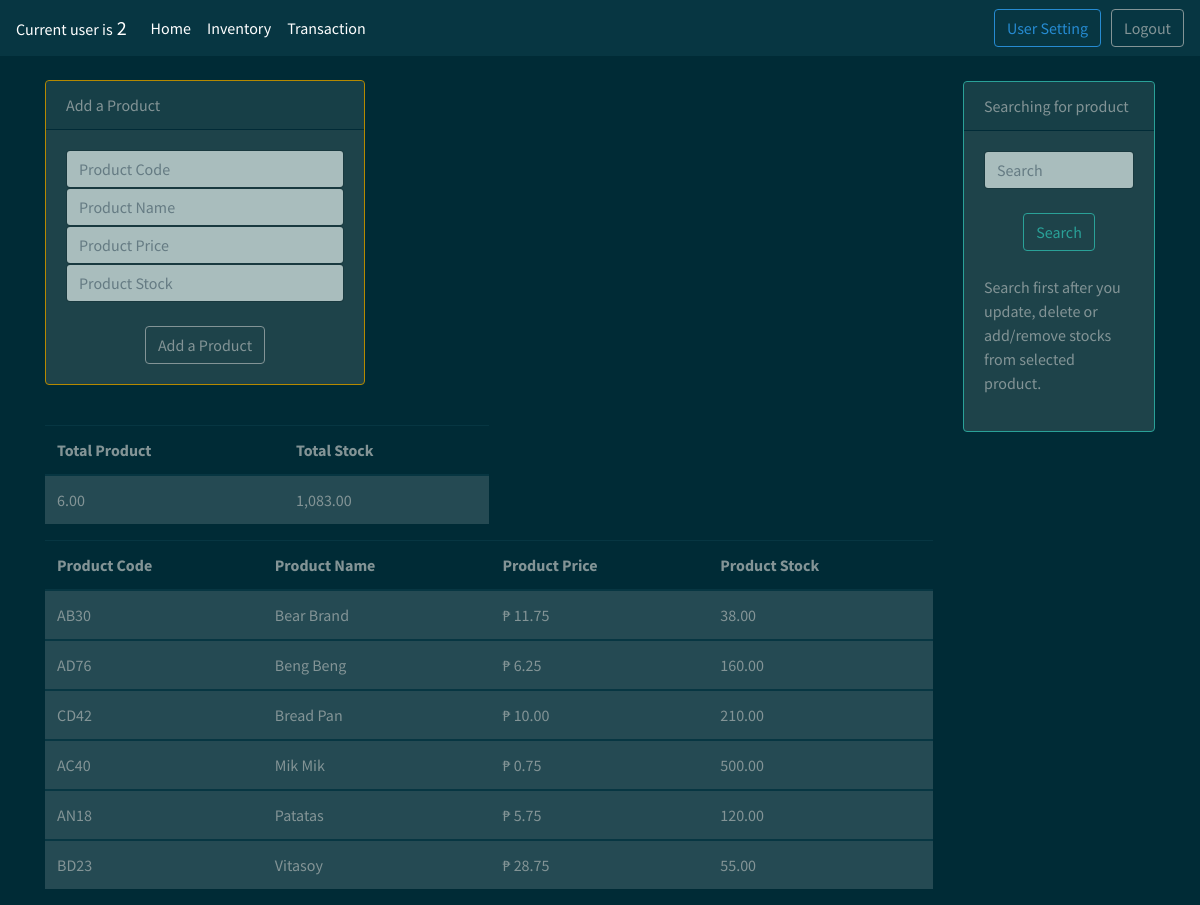
/pages/inventory.php (signed in), run on the app's committed database.
### tables this page shows
CREATE TABLE `tbl_inventory` (
  `id` int(11) NOT NULL,
  `pro_code` varchar(256) NOT NULL,
  `pro_name` varchar(256) NOT NULL,
  `pro_price` double NOT NULL,
  `pro_stock` int(11) NOT NULL
);

### pages/ext/table.inv.php (the view, shortened to what this page needs)
<div class="container">
  <table class="table table-hover" style="width: 40%;">
    <thead>
      <tr>
        <th scope="col">Total Product</th>
        <th scope="col">Total Stock</th>
      </tr>
    </thead>
  <?php
  include_once '../process/dbh.php';
  $sql = "SELECT COUNT(pro_code) AS totalproduct FROM tbl_inventory;";
  $result = mysqli_query($conn,$sql);
  $tproduct =[];
  while ($row = mysqli_fetch_assoc($result))
  {
          $tproduct[] = number_format($row['totalproduct'],2);
  }
  foreach ($tproduct as $tproducts) {
      echo "<tbody>".
        "<tr class='table-active'>".
        "<td>".$tproducts."</td>";
  }
   ?>
   <?php
   $sql = "SELECT SUM(pro_stock) AS totalstock FROM tbl_inventory;";
   $result = mysqli_query($conn,$sql);
  $tstock = [];
   while ($row = mysqli_fetch_assoc($result))
   {
           $tstock[] = number_format($row['totalstock'],2);
   }
   foreach ($tstock as $tstocks) {
     echo  "<td>".$tstocks."</td>".
            "</tbody>".
            "</tr>";
   }
    ?>
</table>
<table class="table table-hover" style="width: 80%">
  <thead>
    <tr>
      <th scope="col">Product Code</th>
      <th scope="col">Product Name</th>
      <th scope="col">Product Price</th>
      <th scope="col">Product Stock</th>
    </tr>
  </thead>
<?php
$sql = "SELECT * FROM tbl_inventory ORDER BY pro_name ASC;";
$stmt = mysqli_stmt_init($conn);
if(!mysqli_stmt_prepare($stmt,$sql)) {
  header("Location: ../inventory.php?inv=sql");
  exit();
} else {
  $r = mysqli_stmt_execute($stmt);
  if(!$r) {
    header("Location: ../inventory.php?inv=execute");
    exit();
  } else {
    $result = mysqli_stmt_get_result($stmt);
    $datas = [];
    if(mysqli_num_rows($result) > 0) {
      while ($row = mysqli_fetch_assoc($result)) {
        $datas[] = $row;
      }
      foreach ($datas as $data) {
      $currprice = "₱ ".number_format($data['pro_price'],2);
      $fstock = number_format($data['pro_stock'],2);
      echo      "<tbody>".
                "<tr class='table-active'>".
                "<td>".$data['pro_code']."</td>".
                "<td>".$data['pro_name']."</td>".
                "<td>".$currprice."</td>".
                "<td>".$fstock."</td>".
                "</tr>".
                "</tbody>";
      }
    }
  }
}
?>
</table>
</div>

### pages/inventory.php (shortened to what this page needs)
<!DOCTYPE html>
<html>
  <head>
    <link rel="stylesheet" href="../bootstrap/bootstrap.css">
  </head>
  <body>
    <?php
    if (isset($_SESSION['u_id'])) {
      include_once '../includes/navbar.php';
      include_once 'ext/search.inv.php';
      echo "<div class='container'>";
      echo "<br> <div class='card border-primary mb-3' style='max-width: 20rem;'>
      <div class='card-header'>Add a Product</div>
      <div class='card-body'>
      <form  class='fullpanel' action='../process/inventory/store.php' method='post'>
      <input class='form-control' type='text' name='code' placeholder='Product Code'>
      <input class='form-control' type='text' name='name' placeholder='Product Name'>
      <input class='form-control' type='text' name='price' placeholder='Product Price'>
      <input class='form-control' type='text' name='stock' placeholder='Product Stock'>
      <br> <center>
      <button class='btn btn-outline-secondary' type='submit' name='add'>Add a Product</button>
      </center>
      </div>
      </div>
      </div>
      </form>
      <br>";
      include_once 'ext/table.inv.php';
    } else {
       header("Location: index.php");
    }
     ?>
  </body>
</html>

### includes/navbar.php (shortened to what this page needs)
<?php
if (isset($_SESSION['u_id'])) {
     $username = $_SESSION['u_uid'];
     echo '<nav class="navbar navbar-expand-lg navbar-dark bg-dark">
      <div class="navbar-brand"><small>Current user is</small> '.$username.'</div>
      <button class="navbar-toggler" type="button" data-toggle="collapse" data-target="#navbarColor02" aria-controls="navbarColor02" aria-expanded="false" aria-label="Toggle navigation" style="">
        <span class="navbar-toggler-icon"></span>
      </button>
      <div class="collapse navbar-collapse" id="navbarColor02">
        <ul class="navbar-nav mr-auto">
          <li class="nav-item active">
            <a class="nav-link" href="../pages/user.php">Home <span class="sr-only">(current)</span></a>
          </li>
          <li class="nav-item active">
            <a class="nav-link" href="../pages/inventory.php">Inventory</a>
          </li>
          <li class="nav-item active">
            <a class="nav-link" href="../pages/total.php">Transaction</a>
          </li>
        </ul>
        <button class="btn btn-outline-info" style="margin-right:10px" type="button" id="user_acc">User Setting</button>
        <form class="form-inline my-2 my-lg-0" action="../process/logout.php" method="POST">
        <button class="btn btn-outline-secondary" type="submit" name="logout">Logout</button>
        </form>
      </div>
    </nav>';
  }
 ?>

### pages/ext/search.inv.php
<div class="container">
<div class="card border-success mb-3" style="max-width: 12rem; position:relative; float:right; margin-top:25px;">
<div class="card-header">Searching for product</div>
<div class="card-body">
<form action="../process/inventory/search.php" method="POST">
<input class="form-control" type="text" name="search" placeholder="Search"></input>
<br> <center>
<button class="btn btn-outline-success" type="submit" name="seek">Search</button>
</center>
</form>
<?php
include_once 'get.inv.php';
 ?>
</div>
</div>
</div>

### pages/ext/get.inv.php
<?php
if(isset($_GET['code']) || isset($_GET['name']) || isset($_GET['price'])) {
  echo '<br>'.'<center>';
  $code = $_GET['code'];
  $name = $_GET['name'];
  $price = $_GET['price'];
  $stock = $_GET['stock'];
  echo "<form action='../process/inventory/update.php' method='POST'>".
  "<input class='form-control' type='text' name='ucode' placeholder='Product Code' value='$code'>".
  "<input class='form-control' type='text' name='uname' placeholder='Product Name' value='$name'>".
  "<input class='form-control' type='text' name='uprice' placeholder='Product Price' value='$price'></input>".
  "<br>".
  "<button class='btn btn-outline-info' type='submit' name='updates'>Update</button>".
  "</form>".
  "<br>".
  "<form action='../process/inventory/delete.php' method='POST'>".
  "<input type='hidden' name='code' value='$code'>".
  "<input type='hidden' name='name' value='$name'>".
  "<input type='hidden' name='price' value='$price'>".
  "<button class='btn btn-outline-danger' type='submit' name='delete'>Delete</button>".
  "</form>".
  "<hr>".
  "<form action='../process/inventory/stock.php' method='POST'>".
  "<input type='hidden' name='code' value='$code'>".
  "<input type='hidden' name='name' value='$name'>".
  "<input type='hidden' name='price' value='$price'>".
  "<input type='hidden' name='stock' value='$stock'>".
  "<input class='form-control' type='text' name='stocker' placeholder='Value'></input>".
  "<br>".
  "<button class='btn btn-outline-light' type='submit' name='add' style='margin-right:10px'>Add</button>".
  "<button class='btn btn-outline-warning' type='submit' name='remove'>Remove</button>".
  "</form>" . "</center>";
} else {
  echo '<br> <p class="text-secondary">Search first after you update, delete or add/remove stocks from selected product.</p>';
}
 ?>

### data on the page
tbl_inventory: pro_code "AB30", pro_name "Bear Brand", pro_price "₱ 11.75", pro_stock "38.00"
tbl_inventory: pro_code "AD76", pro_name "Beng Beng", pro_price "₱ 6.25", pro_stock "160.00"
tbl_inventory: pro_code "CD42", pro_name "Bread Pan", pro_price "₱ 10.00", pro_stock "210.00"
tbl_inventory: pro_code "AC40", pro_name "Mik Mik", pro_price "₱ 0.75", pro_stock "500.00"
tbl_inventory: pro_code "AN18", pro_name "Patatas", pro_price "₱ 5.75", pro_stock "120.00"
tbl_inventory: pro_code "BD23", pro_name "Vitasoy", pro_price "₱ 28.75", pro_stock "55.00"

### other printed values
$username "2"
$tproducts "6.00"
$tstocks "1,083.00"
